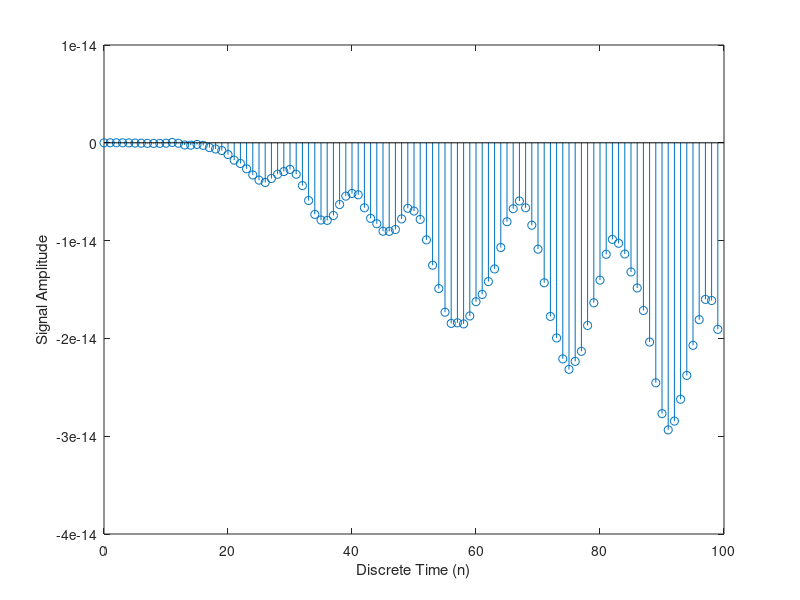
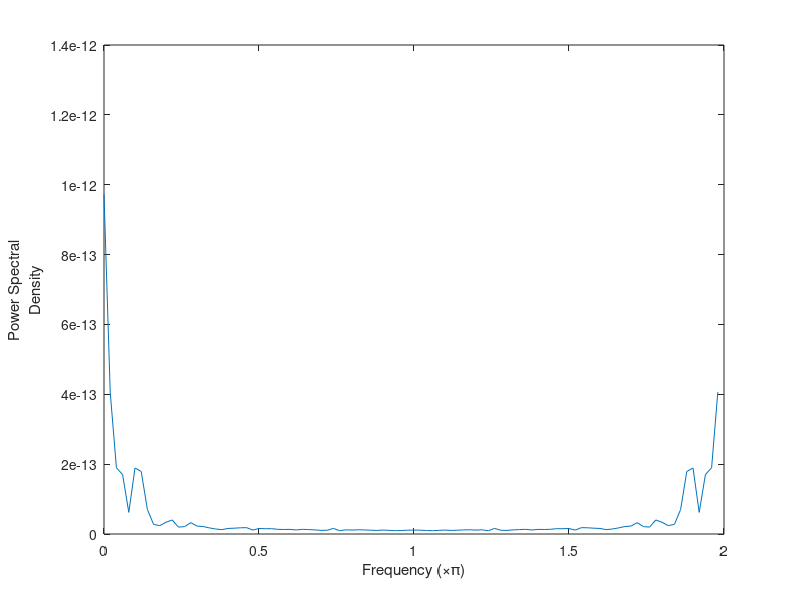
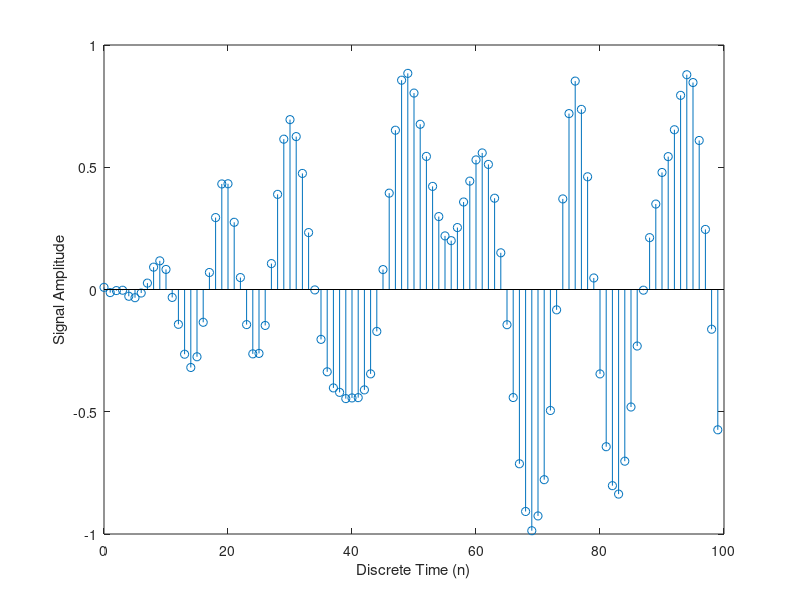
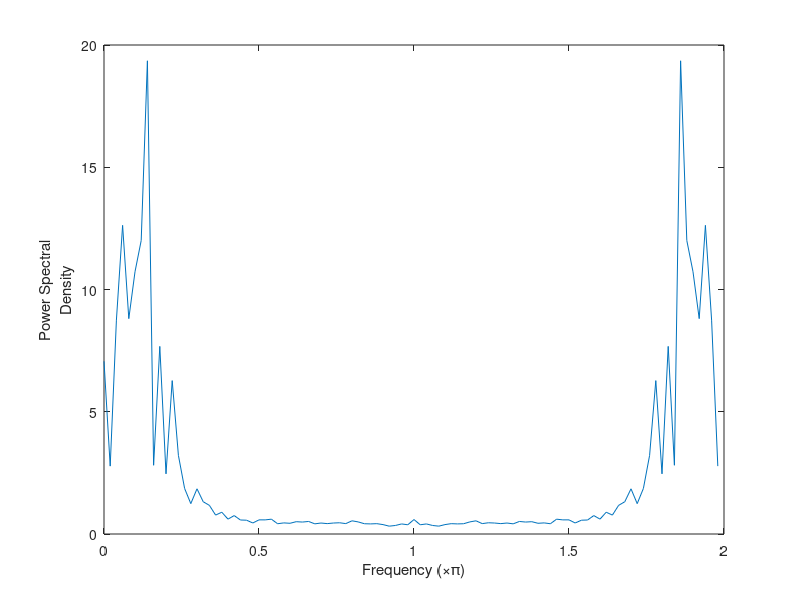

Write MATLAB code to recreate these figures, in order. (Note: this script raises an error after producing the figures.)
%----------------------------------------------------------------------
% Chapter 2
% "Digital Communication Systems Engineering Using Software Defined Radio
% MATLAB Scripts
%----------------------------------------------------------------------


% Clear workspace
clear all;


% Specify plot parameters
txtsize=10;
ltxtsize=9;
pwidth=4;
pheight=4;
pxoffset=0.65;
pyoffset=0.5;
markersize=5;

figNum = 1;

%%%%%%%%%%%%%%%%%%%%%%%%%%%%%%%%%%%%%%%%%%%%%%%%%%%%%%%%%%%%%
% Understanding Sampling Rate Conversion

% Create deterministic and stochastic digital data streams
n = 0:1:99; % Time index vector consisting of 100 time instances
x_sin = sin(2*pi*n); % Generation of sinusoidal signal
x_bern = 2*round(rand(1,length(n)))-1; % Random string of +1 and -1 values based on Bernoulli RV

% Create lowpass filter and apply it to both data streams
coeffs1 = firls(30,[0 0.2 0.22 1],[1 1 0 0]); % FIR filter coefficients
y_sin = filter(coeffs1,1,x_sin);
y_bern = filter(coeffs1,1,x_bern);

% Visualize time and frequency responses of filtered data sources
% Filtered sinusoidal signal
figure(figNum); figNum = figNum+1;
stem(0:1:(length(y_sin)-1),y_sin);xlabel('Discrete Time (n)');ylabel('Signal Amplitude');
%title('Original Filtered Sinusoidal Signal');
figure(figNum); figNum = figNum+1;
plot((0:1:(length(y_sin)-1))/(0.5*length(y_sin)),abs(fft(y_sin,length(y_sin))));xlabel('Frequency ({}\times{\pi})');ylabel({'Power Spectral';'Density'});
%title('Original Filtered Sinusoidal Signal');



% Filtered random sequence
figure(figNum); figNum = figNum+1;
stem(0:1:(length(y_bern)-1),y_bern);xlabel('Discrete Time (n)');ylabel('Signal Amplitude');
%title('Original Filtered Random Binary Sequence');
figure(figNum); figNum = figNum+1;
plot((0:1:(length(y_bern)-1))/(0.5*length(y_bern)),abs(fft(y_bern,length(y_bern))));xlabel('Frequency ({}\times{\pi})');ylabel({'Power Spectral';'Density'});
%title('Original Filtered Random Binary Sequence');


% Upsample both digital signals by a factor of N + plot them in frequency (compare with original)
N = 5;
y_sin_up = upsample(y_sin,N);
y_bern_up = upsample(y_bern,N);
figure(figNum); figNum = figNum+1;
plot((0:1:(length(y_sin)-1))/(0.5*length(y_sin)),abs(fft(y_sin,length(y_sin))));xlabel('Frequency ({}\times{\pi})');ylabel({'Power Spectral';'Density'});
%title('Original Filtered Sinusoidal Signal');
figure(figNum); figNum = figNum+1;
plot((0:1:(length(y_sin_up)-1))/(0.5*length(y_sin_up)),abs(fft(y_sin_up,length(y_sin_up))));xlabel('Frequency ({}\times{\pi})');ylabel({'Power Spectral';'Density'});
%title(sprintf('Upsampled ({}\\times{%d}) Filtered Sinusoidal Signal',N));

figure(figNum); figNum = figNum+1;
plot((0:1:(length(y_bern)-1))/(0.5*length(y_bern)),abs(fft(y_bern,length(y_bern))));xlabel('Frequency ({}\times{\pi})');ylabel({'Power Spectral';'Density'});
%title('Original Filtered Random Binary Sequence');
figure(figNum); figNum = figNum+1;
plot((0:1:(length(y_bern_up)-1))/(0.5*length(y_bern_up)),abs(fft(y_bern_up,length(y_bern_up))));xlabel('Frequency ({}\times{\pi})');ylabel({'Power Spectral';'Density'});
%title(sprintf('Upsampled ({}\\times{%d}) Filtered Random Binary Sequence',N));

% Downsampling by M without filtering (bad things happen)
M = 3;
y_sin_up_down1 = downsample(y_sin_up,M);
y_bern_up_down1 = downsample(y_bern_up,M);

% Lowpass filtering of baseband periodic replica followed by downsampling (correct
% approach)
coeffs2 = firls(30,[0 0.17 0.18 1],[1 1 0 0]); % FIR filter coefficients
y_sin_up_down2 = downsample(filter(coeffs2,1,y_sin_up),M);
y_bern_up_down2 = downsample(filter(coeffs2,1,y_bern_up),M);

% Comparing frequency responses of correct and incorrect downsampling
figure(figNum); figNum = figNum+1;


plot((0:1:(length(y_sin_up_down1)-1))/(0.5*length(y_sin_up_down1)),abs(fft(y_sin_up_down1,length(y_sin_up_down1))));xlabel('Frequency ({}\times{\pi})');ylabel({'Power Spectral';'Density'});
%title(sprintf('Improperly Downsampled ({}\\times{%d}) of Upsampled ({}\\times{%d}) Filtered Sinusoidal Signal',M,N));



figure(figNum); figNum = figNum+1;


plot((0:1:(length(y_sin_up_down2)-1))/(0.5*length(y_sin_up_down2)),abs(fft(y_sin_up_down2,length(y_sin_up_down2))));xlabel('Frequency ({}\times{\pi})');ylabel({'Power Spectral';'Density'});
%title(sprintf('Properly Downsamples ({}\\times{%d}) of Upsampled ({}\\times{%d}) Filtered Sinusoidal Signal',M,N));




figure(figNum); figNum = figNum+1;


plot((0:1:(length(y_bern_up_down1)-1))/(0.5*length(y_bern_up_down1)),abs(fft(y_bern_up_down1,length(y_bern_up_down1))));xlabel('Frequency ({}\times{\pi})');ylabel({'Power Spectral';'Density'});
%title(sprintf('Improperly Downsampled ({}\\times{%d}) of Upsampled ({}\\times{%d}) Filtered Random Binary Sequence',M,N));



figure(figNum); figNum = figNum+1;


plot((0:1:(length(y_bern_up_down2)-1))/(0.5*length(y_bern_up_down2)),abs(fft(y_bern_up_down2,length(y_bern_up_down2))));xlabel('Frequency ({}\times{\pi})');ylabel({'Power Spectral';'Density'});
%title(sprintf('Properly Downsampled ({}\\times{%d}) of Upsampled ({}\\times{%d}) Filtered Random Binary Sequence',M,N));




%%%%%%%%%%%%%%%%%%%%%%%%%%%%%%%%%%%%%%%%%%%%%%%%%%%%%%%%%%%%%
% Pulse Shaping

% Create impulse train of period L and length len with random +/- one
% values
L = 10;
impulse_num = 10; % Total number of impulses in impulse train
len = L*impulse_num;
temp1 = [2*round(rand(impulse_num,1))-1 zeros(impulse_num,L-1)];
x_impulse = reshape(temp1.',[1,L*impulse_num]);

% Create two transmit filter pulse shapes of order L
txfilt1 = firls(L,[0 0.24 0.25 1],[1 1 0 0]); % Approximate rectangular frequency response --> approximate sinc(x) impulse response
txfilt2 = firls(L,[0 0.5 0.52 1],[1 0 0 0]); % Approximate triangular frequency response --> approximate sinc(x)^2 impulse response

% Pulse shape impulse train
y_impulse1 = filter(txfilt1,1,x_impulse);
y_impulse2 = filter(txfilt2,1,x_impulse);

% Plot resulting pulse shaped impulse train
figure(figNum); figNum = figNum+1;


stem(0:1:(length(y_impulse1)-1),y_impulse1);xlabel('Discrete Time (n)');ylabel('Signal Amplitude');
%title('Pulse Shaped Impulse Train Using txfilt1 coefficients');



figure(figNum); figNum = figNum+1;


stem(0:1:(length(y_impulse2)-1),y_impulse2);xlabel('Discrete Time (n)');ylabel('Signal Amplitude');
%title('Pulse Shaped Impulse Train Using txfilt2 coefficients');




%%%%%%%%%%%%%%%%%%%%%%%%%%%%%%%%%%%%%%%%%%%%%%%%%%%%%%%%%%%%%
% Eye Diagrams

% Taking pulse shaped impulse trains from before, let us observe their eye
% diagrams
eyediagram(y_impulse1,L,L,floor(L/2));  % Note that we need an offset of 15 since the FIR pulse shaping filter has a group delay of 15





eyediagram(y_impulse2,L,L,floor(L/2));






% Now let us introduce some Gaussian noise (std dev = 0.025) to affect the "eye"
eyediagram((y_impulse1+0.025*randn(1,length(y_impulse1))),L,L,floor(L/2));





eyediagram((y_impulse2+0.025*randn(1,length(y_impulse2))),L,L,floor(L/2));






%%%%%%%%%%%%%%%%%%%%%%%%%%%%%%%%%%%%%%%%%%%%%%%%%%%%%%%%%%%%%
% Nyquist Pulse Shapes (Raised Cosine)

% Let us generate several types of raised cosine and root raised cosine
% filters of different roll-off factors
rcos_Fd = 1;
rcos_Fs = L;
ro1 = 0.5;
ro2 = 0.25;
[rcos1_num,rcos1_den] = rcosine(rcos_Fd, rcos_Fs, 'fir', ro1);
[rcos2_num,rcos2_den] = rcosine(rcos_Fd, rcos_Fs, 'fir', ro2);
[rrcos1_num,rrcos1_den] = rcosine(rcos_Fd, rcos_Fs, 'sqrt', ro1);
[rrcos2_num,rrcos2_den] = rcosine(rcos_Fd, rcos_Fs, 'sqrt', ro2);

% Plot time and frequency responses
figure(figNum); figNum = figNum+1;


stem(0:1:(length(rcos1_num)-1),rcos1_num);xlabel('Discrete Time (n)');ylabel('Signal Amplitude');
%title(sprintf('Raised Cosine Filter (Roll Off = %d) - Impulse Response',ro1));



figure(figNum); figNum = figNum+1;


plot(abs(fft(rcos1_num,4096)));xlabel('Frequency ({}\times{\pi})');ylabel({'Power Spectral';'Density'});
%title(sprintf('Raised Cosine Filter (Roll Off = %d) - Frequency Response',ro1));




figure(figNum); figNum = figNum+1;


stem(0:1:(length(rcos2_num)-1),rcos2_num);xlabel('Discrete Time (n)');ylabel('Signal Amplitude');
%title(sprintf('Raised Cosine Filter (Roll Off = %d) - Impulse Response',ro2));



figure(figNum); figNum = figNum+1;


plot(abs(fft(rcos2_num,4096)));xlabel('Frequency ({}\times{\pi})');ylabel({'Power Spectral';'Density'});
%title(sprintf('Raised Cosine Filter (Roll Off = %d) - Frequency Response',ro2));




figure(figNum); figNum = figNum+1;


stem(0:1:(length(rrcos1_num)-1),rrcos1_num);xlabel('Discrete Time (n)');ylabel('Signal Amplitude');
%title(sprintf('Square-Root Raised Cosine Filter (Roll Off = %d) - Impulse Response',ro1));



figure(figNum); figNum = figNum+1;


plot(abs(fft(rrcos1_num,4096)));xlabel('Frequency ({}\times{\pi})');ylabel({'Power Spectral';'Density'});
%title(sprintf('Square-Root Raised Cosine Filter (Roll Off = %d) - Frequency Response',ro1));




figure(figNum); figNum = figNum+1;


stem(0:1:(length(rrcos2_num)-1),rrcos2_num);xlabel('Discrete Time (n)');ylabel('Signal Amplitude');
%title(sprintf('Square-Root Raised Cosine Filter (Roll Off = %d) - Impulse Response',ro2));



figure(figNum); figNum = figNum+1;


plot(abs(fft(rrcos2_num,4096)));xlabel('Frequency ({}\times{\pi})');ylabel({'Power Spectral';'Density'});
%title(sprintf('Square-Root Raised Cosine Filter (Roll Off = %d) - Frequency Response',ro2));




% Show how impulse train is affected by these filters --> Raised Cosine is
% Nyquist but Square-Root Raised Cosine is not
y_rcostx = conv(rcos1_num,x_impulse);
y_rrcostx = conv(rrcos1_num,x_impulse);
y_rrcostxrx = conv(rrcos1_num,y_rrcostx);
figure(figNum); figNum = figNum+1;


stem(y_rcostx((length(rcos1_num)/2):L:((length(rcos1_num)/2)+L*impulse_num)));xlabel('Discrete Time (n)');ylabel('Signal Amplitude');
%title('Raised Cosine Filtering at Transmitter Only');



figure(figNum); figNum = figNum+1;


stem(y_rrcostx((length(rrcos1_num)/2):L:((length(rrcos1_num)/2)+L*impulse_num)));xlabel('Discrete Time (n)');ylabel('Signal Amplitude');
%title('Root Raised Cosine Filtering at Transmitter Only');



figure(figNum); figNum = figNum+1;


stem(y_rrcostxrx((length(rrcos1_num)):L:((length(rrcos1_num))+L*impulse_num)));xlabel('Discrete Time (n)');ylabel('Signal Amplitude');
%title('Root Raised Cosine Filtering at Transmitter and Receiver');




%%%%%%%%%%%%%%%%%%%%%%%%%%%%%%%%%%%%%%%%%%%%%%%%%%%%%%%%%%%%%
% Tx/Rx Filters

% Create communications channel with some simple intersymbol interference
h_simple_isi = [1 0.15 0.05 0.001];

% Plot how this channel affects impulse train signal using eye diagram
y_impulse_isi = filter(h_simple_isi,1,x_impulse);
eyediagram(y_impulse_isi,L,L,0);






% Filter signal with inverse impulse response of channel and plot eye
% diagram (put h_simple_isi as denominator instead of numerator to cancel out ISI)
y_impulse_anti_isi = filter(1,h_simple_isi,y_impulse_isi);
eyediagram(y_impulse_anti_isi,L,L,0);






%%%%%%%%%%%%%%%%%%%%%%%%%%%%%%%%%%%%%%%%%%%%%%%%%%%%%%%%%%%%%
%% Eye Diagram
eyeDiagram;






%%%%%%%%%%%%%%%%%%%%%%%%%%%%%%%%%%%%%%%%%%%%%%%%%%%%%%%%%%%%%
%%%%%%%%%%%%%% END OF CHAPTER 2 EXAMPLES %%%%%%%%%%%%%%%%%%%%
%%%%%%%%%%%%%%%%%%%%%%%%%%%%%%%%%%%%%%%%%%%%%%%%%%%%%%%%%%%%%
